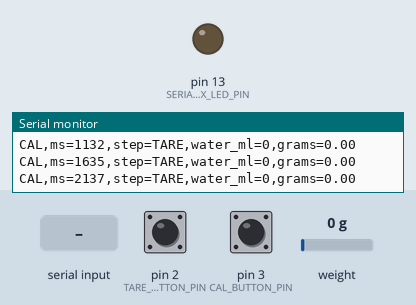
A sketch run on a simulated Arduino Uno, built with avr-gcc and run on an emulated ATmega328P. On the bench: output pins drawn as LEDs (lit = HIGH), the last lines printed to the serial monitor. Inputs (shaded band) come from the test bench; at power-on: pin 2 (TARE_BUTTON_PIN) HIGH, pin 3 (CAL_BUTTON_PIN) HIGH, weight on the scale 0 g.

Above: at 2.2 s.
2.3 s: "HB\n" received over Serial
At 3.6 s:
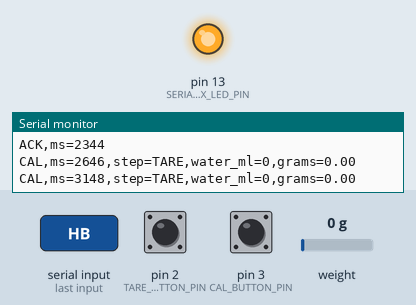
12.6 s: "TARE\n" received over Serial
At 13.6 s:
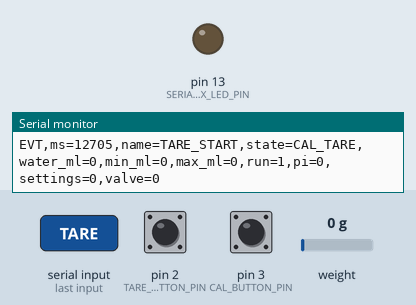
15.6 s: "T\n" received over Serial
Timing chart, 0 to 18.6 s (numbered marks = the images above; inputs shaded):
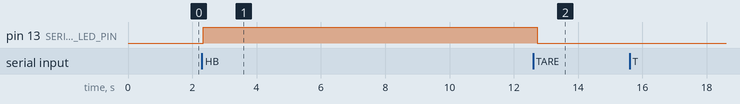

Measured:
- after the input at 2.3 s, pin 13 (SERIAL_RX_LED_PIN): LOW → HIGH at once
- after the input at 12.6 s, pin 13 (SERIAL_RX_LED_PIN): HIGH → LOW after 0.14 s

The sketch:

DisplaySiMasurareApa.ino
```cpp
#include "HX711.h"
#include <EEPROM.h>
#include <ctype.h>
#include <string.h>

// -------- HX711 pins
#define HX_DT 4
#define HX_SCK 5
HX711 scale;

// -------- Controls
const int TARE_BUTTON_PIN = 2; // Button to GND, uses INPUT_PULLUP
const int CAL_BUTTON_PIN = 3;  // Button to GND, uses INPUT_PULLUP
const int SERIAL_RX_LED_PIN = LED_BUILTIN;

// -------- Scale calibration
long offset = 0;
float scaleFactor = 314.0f;  // Replace with your suggested SCALE_FACTOR.

// -------- Timing
unsigned long tPrint = 0;
unsigned long tScaleRead = 0;
unsigned long lastPiHeartbeat = 0;
const unsigned long SCALE_READ_INTERVAL_MS = 100; // HX711 default rate is about 10 readings/second.
const unsigned long PRINT_INTERVAL_MS = 500;
const unsigned long SERIAL_WATCHDOG_TIMEOUT_MS = 5000;
const unsigned long DEBOUNCE_MS = 35;
const long ZERO_NOISE_ML = 3;
const bool REQUIRE_PI_HEARTBEAT_TO_OPEN_VALVE = false; // Testing only. Set true for fail-safe mode.
const uint32_t SETTINGS_MAGIC = 0x57415452UL; // "WATR"

struct StoredSettings {
  uint32_t magic;
  long offset;
  long minMl;
  long maxMl;
};

enum SystemState {
  CAL_TARE,
  CAL_MIN,
  CAL_MAX,
  NORMAL
};

SystemState state = CAL_TARE;

float waterGrams = 0.0f;
long waterMl = 0;
long minMl = 0;
long maxMl = 0;
bool runEnabled = true;
bool valveOpen = false; // Pi-owned in Phase 1; kept in telemetry for protocol compatibility.
bool piConnected = false;
bool settingsLoaded = false;

struct DebouncedButton {
  uint8_t pin;
  bool stable;
  bool lastReading;
  unsigned long tChange;
};

DebouncedButton tareButton = {TARE_BUTTON_PIN, false, false, 0};
DebouncedButton calButton = {CAL_BUTTON_PIN, false, false, 0};

char serialLine[40];
uint8_t serialLinePos = 0;

const __FlashStringHelper* stateName(SystemState s) {
  switch (s) {
    case CAL_TARE: return F("CAL_TARE");
    case CAL_MIN: return F("CAL_MIN");
    case CAL_MAX: return F("CAL_MAX");
    case NORMAL: return F("NORMAL");
  }

  return F("UNKNOWN");
}

void printTelemetry(bool force);
void printEvent(const __FlashStringHelper* name);
void enterState(SystemState nextState);
void printCalibrationReading(const __FlashStringHelper* label);

bool serialWatchdogOk() {
  return piConnected && (millis() - lastPiHeartbeat <= SERIAL_WATCHDOG_TIMEOUT_MS);
}

bool settingsAreValid(const StoredSettings& settings) {
  return settings.magic == SETTINGS_MAGIC &&
         settings.minMl >= 0 &&
         settings.maxMl > settings.minMl &&
         settings.maxMl <= 10000;
}

bool loadSettings() {
  StoredSettings settings;
  EEPROM.get(0, settings);

  if (!settingsAreValid(settings)) return false;

  offset = settings.offset;
  minMl = settings.minMl;
  maxMl = settings.maxMl;
  settingsLoaded = true;
  return true;
}

void saveSettings() {
  StoredSettings settings = {SETTINGS_MAGIC, offset, minMl, maxMl};
  EEPROM.put(0, settings);
  settingsLoaded = true;
  printEvent(F("SETTINGS_SAVED"));
}

void resetSettings() {
  StoredSettings settings = {0, 0, 0, 0};
  EEPROM.put(0, settings);
  settingsLoaded = false;
  minMl = 0;
  maxMl = 0;
  printEvent(F("SETTINGS_RESET"));
}

void printEvent(const __FlashStringHelper* name) {
  Serial.print(F("EVT,ms="));
  Serial.print(millis());
  Serial.print(F(",name="));
  Serial.print(name);
  Serial.print(F(",state="));
  Serial.print(stateName(state));
  Serial.print(F(",water_ml="));
  Serial.print(waterMl);
  Serial.print(F(",min_ml="));
  Serial.print(minMl);
  Serial.print(F(",max_ml="));
  Serial.print(maxMl);
  Serial.print(F(",run="));
  Serial.print(runEnabled ? 1 : 0);
  Serial.print(F(",pi="));
  Serial.print(serialWatchdogOk() ? 1 : 0);
  Serial.print(F(",settings="));
  Serial.print(settingsLoaded ? 1 : 0);
  Serial.print(F(",valve="));
  Serial.println(valveOpen ? 1 : 0);
}

void logStateChange(SystemState fromState, SystemState toState) {
  Serial.print(F("EVT,ms="));
  Serial.print(millis());
  Serial.print(F(",name=STATE_CHANGE,from="));
  Serial.print(stateName(fromState));
  Serial.print(F(",to="));
  Serial.print(stateName(toState));
  Serial.print(F(",water_ml="));
  Serial.print(waterMl);
  Serial.print(F(",min_ml="));
  Serial.print(minMl);
  Serial.print(F(",max_ml="));
  Serial.print(maxMl);
  Serial.print(F(",settings="));
  Serial.println(settingsLoaded ? 1 : 0);
}

void setRunEnabled(bool enabled, const __FlashStringHelper* reason) {
  if (runEnabled == enabled) return;

  runEnabled = enabled;
  Serial.print(F("EVT,ms="));
  Serial.print(millis());
  Serial.print(F(",name="));
  Serial.print(enabled ? F("RUN_ENABLED") : F("RUN_DISABLED"));
  Serial.print(F(",reason="));
  Serial.print(reason);
  Serial.print(F(",run="));
  Serial.println(runEnabled ? 1 : 0);
}

void tareScale() {
  printEvent(F("TARE_START"));

  delay(500);
  offset = scale.read_average(30);
  waterGrams = 0.0f;
  waterMl = 0;

  Serial.print(F("EVT,ms="));
  Serial.print(millis());
  Serial.print(F(",name=TARE_DONE,offset="));
  Serial.print(offset);
  Serial.print(F(",scale_factor="));
  Serial.print(scaleFactor, 2);
  Serial.print(F(",state="));
  Serial.print(stateName(state));
  Serial.print(F(",water_ml="));
  Serial.print(waterMl);
  Serial.print(F(",min_ml="));
  Serial.print(minMl);
  Serial.print(F(",max_ml="));
  Serial.print(maxMl);
  Serial.print(F(",settings="));
  Serial.println(settingsLoaded ? 1 : 0);
}

void setCurrentMin() {
  minMl = waterMl;
  printEvent(F("MIN_SET"));
  enterState(CAL_MAX);
}

void setCurrentMax() {
  maxMl = waterMl;
  if (maxMl <= minMl) {
    printEvent(F("MAX_REJECTED_NOT_GREATER_THAN_MIN"));
    return;
  }

  printEvent(F("MAX_SET"));
  saveSettings();
  enterState(NORMAL);
}

bool readButtonPressed(DebouncedButton& button, const __FlashStringHelper* eventName) {
  bool reading = (digitalRead(button.pin) == LOW);
  unsigned long now = millis();

  if (reading != button.lastReading) {
    button.lastReading = reading;
    button.tChange = now;
  }

  if ((now - button.tChange) >= DEBOUNCE_MS && reading != button.stable) {
    button.stable = reading;
    if (button.stable) {
      printEvent(eventName);
      return true;
    }
  }

  return false;
}

bool updateWaterReading() {
  unsigned long now = millis();
  if (now - tScaleRead < SCALE_READ_INTERVAL_MS) {
    return false;
  }
  tScaleRead = now;

  if (!scale.is_ready()) return false;

  long raw = scale.read();
  long diff = raw - offset;

  float gramsF = diff / scaleFactor; // Water: 1 gram ~= 1 milliliter
  if (!isfinite(gramsF) || fabs(gramsF) > 1000000.0f) gramsF = 0;

  waterGrams = gramsF;
  long ml = lroundf(gramsF);
  if (ml < ZERO_NOISE_ML) ml = 0;

  waterMl = ml;
  return true;
}

void enterState(SystemState nextState) {
  SystemState previousState = state;
  state = nextState;

  logStateChange(previousState, nextState);

  switch (state) {
    case CAL_TARE:
      printEvent(F("NEED_TARE"));
      break;
    case CAL_MIN:
      printEvent(F("NEED_MIN"));
      break;
    case CAL_MAX:
      printEvent(F("NEED_MAX"));
      break;
    case NORMAL:
      printEvent(F("CAL_DONE"));
      break;
  }
}

void handleSerialCommand(char* command) {
  for (uint8_t i = 0; command[i] != '\0'; i++) {
    command[i] = toupper((unsigned char)command[i]);
  }

  Serial.print(F("RXCMD,ms="));
  Serial.print(millis());
  Serial.print(F(",command="));
  Serial.println(command);

  if (strcmp(command, "HB") == 0) {
    lastPiHeartbeat = millis();
    if (!piConnected) {
      piConnected = true;
      printEvent(F("PI_CONNECTED"));
    }
    Serial.print(F("ACK,ms="));
    Serial.println(millis());
  } else if (strcmp(command, "TARE") == 0 || strcmp(command, "T") == 0) {
    printEvent(F("SERIAL_TARE"));
    tareScale();
    if (state == CAL_TARE) {
      enterState(CAL_MIN);
    } else if (settingsLoaded && state == NORMAL) {
      saveSettings();
    }
  } else if (strcmp(command, "SET_MIN") == 0) {
    printEvent(F("SERIAL_SET_MIN"));
    setCurrentMin();
  } else if (strcmp(command, "SET_MAX") == 0) {
    printEvent(F("SERIAL_SET_MAX"));
    setCurrentMax();
  } else {
    printEvent(F("UNKNOWN_COMMAND"));
  }
}

void handleSerial() {
  while (Serial.available() > 0) {
    char c = Serial.read();
    digitalWrite(SERIAL_RX_LED_PIN, !digitalRead(SERIAL_RX_LED_PIN));

    if (c == '\n' || c == '\r') {
      serialLine[serialLinePos] = '\0';
      if (serialLinePos > 0) handleSerialCommand(serialLine);
      serialLinePos = 0;
    } else if (isprint((unsigned char)c) && serialLinePos < sizeof(serialLine) - 1) {
      serialLine[serialLinePos++] = c;
    } else {
      serialLinePos = 0;
      printEvent(F("SERIAL_LINE_TOO_LONG"));
    }
  }
}

void updateSerialWatchdog() {
  if (piConnected && !serialWatchdogOk()) {
    piConnected = false;
    printEvent(F("PI_TIMEOUT"));
  }
}

void handleCalibrationTare() {
  printCalibrationReading(F("TARE"));
}

void printCalibrationReading(const __FlashStringHelper* label) {
  unsigned long now = millis();
  if (now - tPrint < PRINT_INTERVAL_MS) return;
  tPrint = now;

  Serial.print(F("CAL,ms="));
  Serial.print(millis());
  Serial.print(F(",step="));
  Serial.print(label);
  Serial.print(F(",water_ml="));
  Serial.print(waterMl);
  Serial.print(F(",grams="));
  Serial.println(waterGrams, 2);
}

void handleCalibrationMin(bool buttonPressed) {
  printCalibrationReading(F("MIN"));

  if (buttonPressed) {
    setCurrentMin();
  }
}

void handleCalibrationMax(bool buttonPressed) {
  printCalibrationReading(F("FILL"));

  if (buttonPressed) {
    setCurrentMax();
  }
}

void updateValveControl() {
  // Phase 1: the Raspberry Pi owns solenoid control through the RELAYplate.
  valveOpen = false;
}

void printTelemetry(bool force) {
  unsigned long now = millis();
  if (!force && now - tPrint < PRINT_INTERVAL_MS) return;
  tPrint = now;

  Serial.print(F("TEL,ms="));
  Serial.print(now);
  Serial.print(F(",state="));
  Serial.print(stateName(state));
  Serial.print(F(",water_ml="));
  Serial.print(waterMl);
  Serial.print(F(",grams="));
  Serial.print(waterGrams, 2);
  Serial.print(F(",min_ml="));
  Serial.print(minMl);
  Serial.print(F(",max_ml="));
  Serial.print(maxMl);
  Serial.print(F(",run="));
  Serial.print(runEnabled ? 1 : 0);
  Serial.print(F(",pi="));
  Serial.print(serialWatchdogOk() ? 1 : 0);
  Serial.print(F(",settings="));
  Serial.print(settingsLoaded ? 1 : 0);
  Serial.print(F(",valve="));
  Serial.println(valveOpen ? 1 : 0);
}

void handleNormal(bool calPressed) {
  if (calPressed) {
    printEvent(F("CALIBRATE_BUTTON"));
    enterState(CAL_TARE);
    return;
  }

  updateValveControl();
  printTelemetry(false);
}

void setup() {
  Serial.begin(115200);

  pinMode(TARE_BUTTON_PIN, INPUT_PULLUP);
  pinMode(CAL_BUTTON_PIN, INPUT_PULLUP);
  pinMode(SERIAL_RX_LED_PIN, OUTPUT);
  digitalWrite(SERIAL_RX_LED_PIN, LOW);

  scale.begin(HX_DT, HX_SCK);
  scale.set_gain(128);          // Channel A, same as the calibration sketch
  delay(1000);

  if (!scale.is_ready()) {
    Serial.println(F("ERR,ms=0,name=HX711_NOT_READY"));
    while (1);
  }

  printEvent(F("BOOT"));
  Serial.println(F("INFO,protocol=1,commands=HB|TARE|SET_MIN|SET_MAX"));

  if (loadSettings() && digitalRead(CAL_BUTTON_PIN) == HIGH) {
    printEvent(F("SETTINGS_LOADED"));
    enterState(NORMAL);
  } else {
    printEvent(F("CAL_REQUIRED"));
    enterState(CAL_TARE);
  }
}

void loop() {
  handleSerial();
  updateSerialWatchdog();
  updateWaterReading();

  bool tarePressed = readButtonPressed(tareButton, F("TARE_BUTTON"));
  bool calPressed = readButtonPressed(calButton, F("CAL_BUTTON"));

  if (tarePressed) {
    tareScale();
    if (state == CAL_TARE) {
      enterState(CAL_MIN);
    } else if (settingsLoaded && state == NORMAL) {
      saveSettings();
    }
  }

  switch (state) {
    case CAL_TARE:
      handleCalibrationTare();
      break;
    case CAL_MIN:
      handleCalibrationMin(calPressed);
      break;
    case CAL_MAX:
      handleCalibrationMax(calPressed);
      break;
    case NORMAL:
      handleNormal(calPressed);
      break;
  }
}
```
